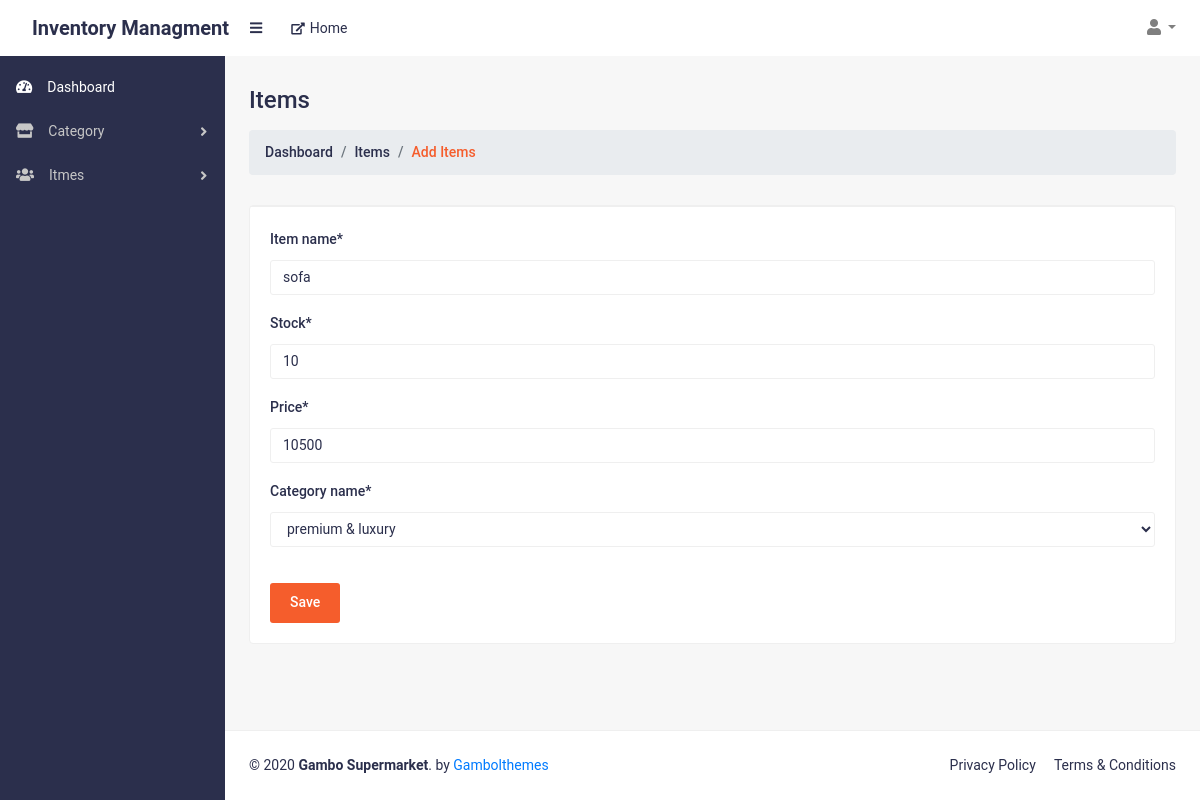
The app's page /editItems/4 (signed in) with its own data.
### web/models.py (models this page shows, shortened)
class Items(models.Model):
    Items_Name = models.CharField(max_length=255, default="")
    Stock = models.IntegerField(default=0)
    Price = models.IntegerField(default=0)
    Description = models.TextField(default="")
    Product_Status = models.CharField(max_length=10, default="True")
    Date_Time = models.DateTimeField(auto_now_add=True,blank=True,null=True)
    Category_Id = models.ForeignKey(Category , on_delete=models.SET_NULL,blank=True,null=True)
    sub_Category_Id = models.ForeignKey(subCategory , on_delete=models.SET_NULL,blank=True,null=True)
    productimg= models.ImageField(upload_to='product/',default="product/dummy.jpg")

### web/views.py (the view, shortened to what this page needs)
# urls.py: path('editItems/<int:itemid>',editItems.as_view(),name="editItems"),
class editItems(View):
    def get(self,request,itemid):
        try:
            sessionhandle = checkAdminSession(self,request)
            if sessionhandle:
                itemObj = Items.objects.get(id = itemid)
                data = Category.objects.all()
                return render(request,'superadmin/edititems.html',{'data':data,'itemObj':itemObj})
            return redirect('superadminlogin')
        except:
            return redirect('superadminlogin')

### web/views.py (called while the page is built)
def checkAdminSession(self,request):
    if request.session.has_key('adminid'):
        return True
    else:
        return False

### templates/superadmin/edititems.html (shortened to what this page needs)
{% extends 'superadmin/base.html' %}
{% load static %}
{% block body %}
<main>
    <div class="container-fluid">
        <h2 class="mt-30 page-title">Items</h2>
        <ol class="breadcrumb mb-30">
            <li class="breadcrumb-item"><a href="#">Dashboard</a></li>
            <li class="breadcrumb-item"><a href="#">Items</a></li>
            <li class="breadcrumb-item active">Add Items </li>
        </ol>
        <div class="row">
            <div class="col-lg-12 col-md-12">
                <div class="card card-static-2 mb-30">
                    <div class="card-body-table">
                        <form action="" method="POST">
                        <div class="news-content-right pd-20">
                            <div class="form-group">
                                <label class="form-label">Item name*</label>
                                <input required type="text" class="form-control" placeholder="Enter Item name" name="name" value="{{itemObj.Items_Name}}">
                            </div>
                            <div class="form-group">
                                <label class="form-label">Stock*</label>
                                <input required type="number" class="form-control" placeholder="Stock" name="stock" value="{{itemObj.Stock}}">
                            </div>
                            <div class="form-group">
                                <label class="form-label">Price*</label>
                                <input required type="number" class="form-control" placeholder="Price" name="price" value="{{itemObj.Price}}">
                            </div>
                            <div class="form-group">
                                <label class="form-label">Category name*</label>
                                <select name="category" class="form-control" id="categoryid" >
                                    {% for i in data %}
                                     <option value="{{i.Category_Id}}">{{i.Category_name}}</option>
                                    {% endfor %}
                                </select>
                            </div>
                            <button class="save-btn hover-btn" type="submit">Save</button>
                        </div>
                    </form>
                    </div>
                </div>
            </div>
        </div>
</main>
{% endblock body %}

### static/assets/css/styles.css (style rules this page uses)
html { font-family:roboto,sans-serif!important;line-height:1.15;-webkit-text-size-adjust:100%;-webkit-tap-highlight-color:transparent }
article,aside,figcaption,figure,footer,header,hgroup,main,nav,section { display:block }
body { margin:0;font-family:roboto,sans-serif!important;font-size:1rem;font-weight:400;line-height:1.5;color:#2b2f4c;text-align:left;background-color:#f7f7f7 }
h1,h2,h3,h4,h5,h6 { margin-top:0;margin-bottom:.5rem }
ol,ul,dl { margin-top:0;margin-bottom:1rem }
a { color:#007bff;text-decoration:none;background-color:transparent }
button { outline:none;box-shadow:inset 0 0 0 rgba(0,0,0,.1)!important }
label { display:inline-block;margin-bottom:.5rem }
h1,h2,h3,h4,h5,h6,.h1,.h2,.h3,.h4,.h5,.h6 { margin-bottom:.5rem;font-weight:500;line-height:1.2 }
h2,.h2 { font-size:2rem }
html,body { height:100% }
.container,.container-fluid,.container-sm,.container-md,.container-lg,.container-xl { padding-left:1.5rem;padding-right:1.5rem }

### static/assets/css/admin-style.css (style rules this page uses)
.container,.container-fluid,.container-sm,.container-md,.container-lg,.container-xl { padding-left:1.5rem!important;padding-right:1.5rem!important }
.mt-30 { margin-top:30px!important }
.mb-30 { margin-bottom:30px!important }
.page-title { font-size:24px;font-weight:500;color:#2b2f4c;text-align:left;margin-bottom:15px }
.breadcrumb-item.active { color:#f55d2c!important }
.breadcrumb-item { color:#2b2f4c!important;font-weight:500;font-size:14px }
.breadcrumb-item a { color:#2b2f4c!important }
.card-static-2 { border:1px solid #efefef!important;background:#fff }
.form-control { font-size:14px!important;font-weight:400!important;color:#2b2f4c!important;border-radius:3px!important;border:1px solid #efefef!important;box-shadow:inset 0 0 0 rgba(0,0,0,.2)!important }
.form-label { font-weight:500;font-size:14px;color:#2b2f4c;margin-bottom:10px }
.pd-20 { padding:20px }
.news-content-right { border-top:1px solid #efefef }
.save-btn { background:#f55d2c;border:0;color:#fff;font-size:14px;font-weight:500;height:40px;padding:0 20px;border-radius:3px;margin-top:20px }

### records on screen
Items: name "sofa", stock "10", price "10500"

### other values on screen
form field category "premium & luxury"
